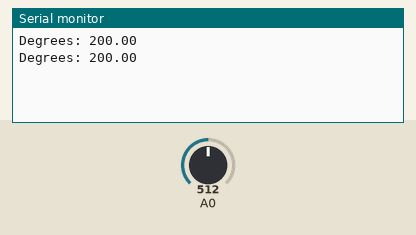
This sketch was run on a simulated Arduino Uno, built with avr-gcc and run on an emulated ATmega328P. Parts: the last lines printed to the serial monitor. The test bench sets the inputs (shaded band); at power-on: A0 = 512.

Above: at 3.3 s.
3.4 s: A0 set to 716
At 6.0 s:
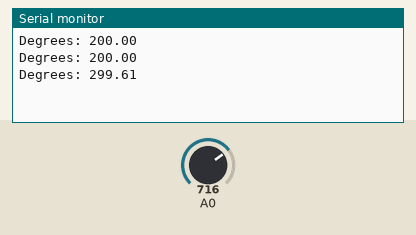
6.7 s: A0 set to 900
At 7.9 s:
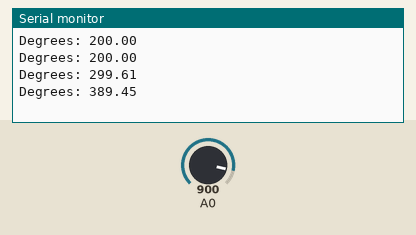
Timing chart, 0 to 9.7 s (numbered marks = the images above; inputs shaded):
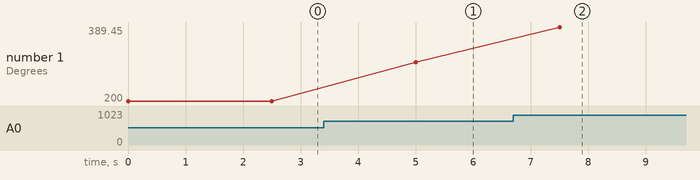

Measured:
- after the input at 3.4 s, the serial monitor: prints a new line after 1.6 s (image 1)
- after the input at 6.7 s, the serial monitor: prints a new line after 0.80 s (image 2)
- plotted number 1: 200 → 299.61 after the input at 3.4 s, 299.61 → 389.45 after the input at 6.7 s

The sketch:

room_temperature.ino
```cpp
/*
  Temperature visualization.
*/

const int TEMPERATURE_PIN = 0;
const int RED_PIN = 9;
const int GREEN_PIN = 10;
const int BLUE_PIN = 11;

void setup() {
  Serial.begin(9600);
}

void loop() {
  float voltage, degrees_c;

  voltage   = get_voltage(TEMPERATURE_PIN);
  degrees_c = (voltage - 0.5) * 100.0;

  set_light(degrees_c);


  Serial.print("Degrees: ");
  Serial.println(degrees_c);

  delay(2500);
}

float get_voltage(int pin) {
  return (analogRead(pin) * 0.004882814);
}

void set_light(float temperature){
  if (temperature > 25.0){
    digitalWrite(RED_PIN,  HIGH);
    digitalWrite(GREEN_PIN, LOW);
    digitalWrite(BLUE_PIN,  LOW);
  } else if (temperature < 20.0){
    digitalWrite(RED_PIN,   LOW);
    digitalWrite(GREEN_PIN, LOW);
    digitalWrite(BLUE_PIN, HIGH);
  } else {
    digitalWrite(RED_PIN, LOW);
    digitalWrite(GREEN_PIN, HIGH);
    digitalWrite(BLUE_PIN, LOW);
  }
}
```
